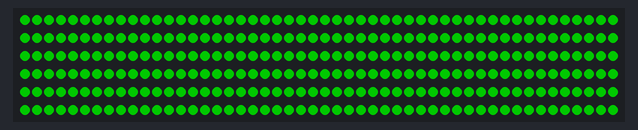
Recording of a sketch running on a simulated Arduino Uno, built with avr-gcc and run on an emulated ATmega328P. On the bench: 300 RGB LEDs in strip order, left to right, continuing on the next row. Dim RGB values are drawn brighter than linear; colours are those a GRB WS2812 strip shows for the declared byte order.

Above: at 3.11 s.
At 3.76 s:
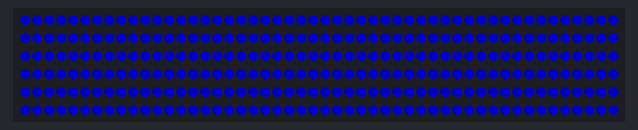
At 4.41 s:
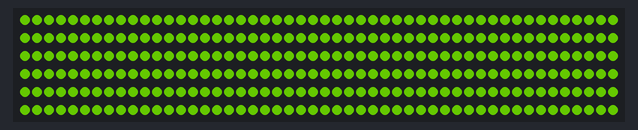

The sketch:

rainbow-instant.ino
```cpp
#include <FastLED.h>
#define LED_PIN     6
#define NUM_LEDS    300
#define BRIGHTNESS  100
#define LED_TYPE    WS2812
#define COLOR_ORDER RGB
CRGB leds[NUM_LEDS];

//Previous value of RGB
int redPrevious, greenPrevious, bluePrevious = 0;

//Current value of RGB
float redCurrent, greenCurrent, blueCurrent = 0;

//Target value of RGB
int redTarget, greenTarget, blueTarget = 0;

int fade_delay = 0;
int steps = 16;

void setup() {
  delay( 3000 ); // power-up safety delay
  FastLED.addLeds<LED_TYPE, LED_PIN, COLOR_ORDER>(leds, NUM_LEDS).setCorrection( TypicalLEDStrip );

  for(int dot = 0; dot < NUM_LEDS; dot++) {
    leds[dot] = CRGB::Black;
  }
  FastLED.show();

  FastLED.setBrightness(BRIGHTNESS);

}
void loop() {
  setColour(255, 0, 0);
  setColour(255, 127, 0);
  setColour(255, 255, 0);
  setColour(0, 255, 0);
  setColour(0, 0, 255);
  setColour(127, 0, 255);
  setColour(255, 0, 255);
}

void setColour(int r, int g, int b) {
  for(int dot = 0; dot < NUM_LEDS; dot++) {
    leds[dot] = CRGB(r, g, b);
  }
  FastLED.show();

  delay(150);
}
```

Measured:
- by itself, everything shown: repeats every 1.1 s, in 7 steps
